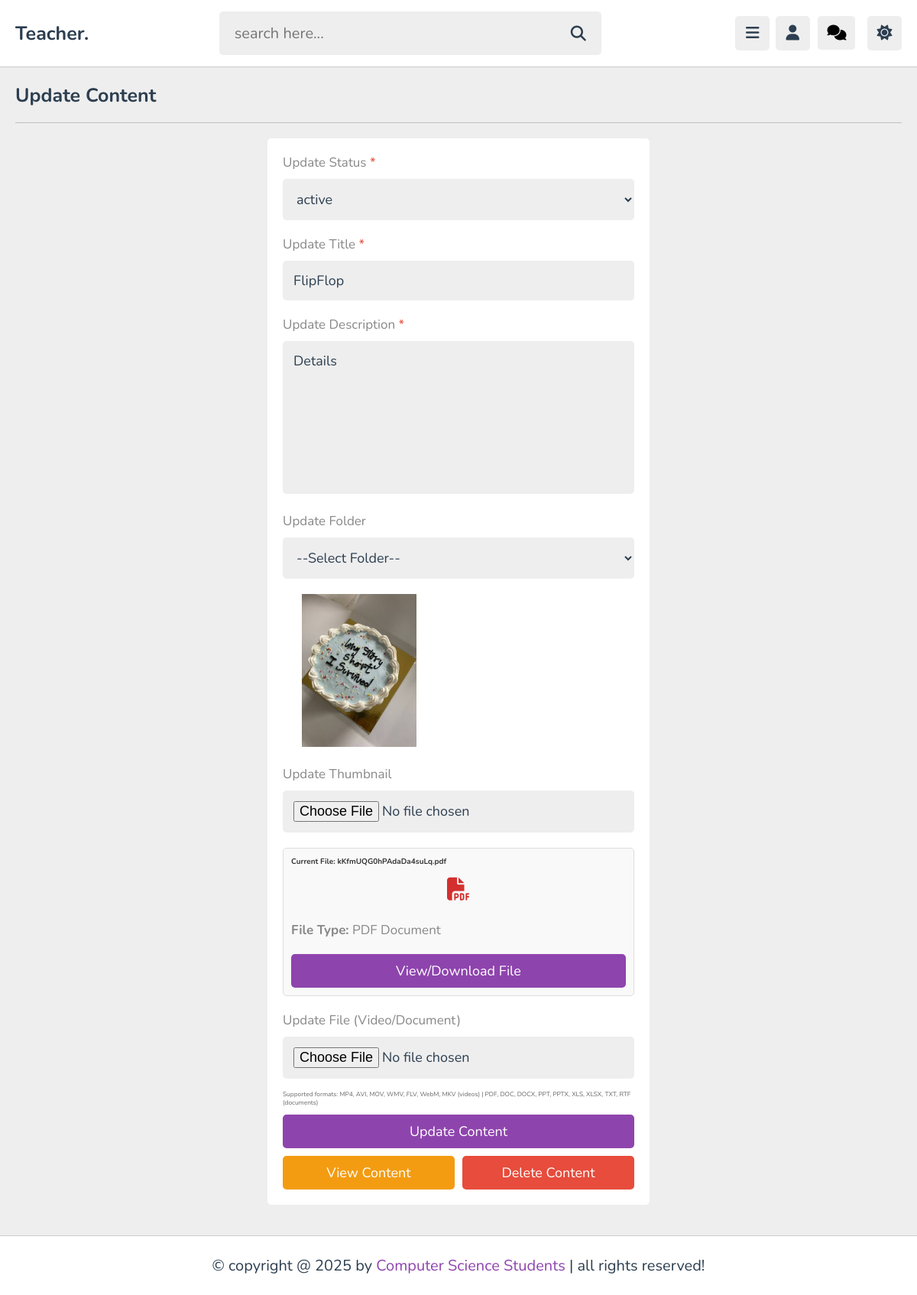
Page /admin/update_content.php?get_id=bN12zYx7E2eg11mNqR9W (signed in) on the committed database.
### tables this page shows
CREATE TABLE `content` (
  `id` varchar(20) NOT NULL,
  `tutor_id` varchar(20) NOT NULL,
  `playlist_id` varchar(20) NOT NULL,
  `title` varchar(100) NOT NULL,
  `description` varchar(1000) NOT NULL,
  `video` varchar(100) NOT NULL,
  `thumb` varchar(100) NOT NULL,
  `date` date NOT NULL,
  `status` varchar(20) NOT NULL DEFAULT 'deactive'
);

### admin/update_content.php (the view, shortened to what this page needs)
<?php
include '../components/connect.php';
if(isset($_COOKIE['tutor_id'])){
   $tutor_id = $_COOKIE['tutor_id'];
}else{
   $tutor_id = '';
   header('location:login.php');
}
if(isset($_GET['get_id'])){
   $get_id = $_GET['get_id'];
}else{
   $get_id = '';
   header('location:dashboard.php');
}
function getFileType($filename) {
    $ext = strtolower(pathinfo($filename, PATHINFO_EXTENSION));
    $video_exts = ['mp4', 'avi', 'mov', 'wmv', 'flv', 'webm', 'mkv'];
    $doc_exts = ['pdf', 'doc', 'docx', 'ppt', 'pptx', 'xls', 'xlsx', 'txt', 'rtf'];
    if (in_array($ext, $doc_exts)) return 'document';
    return 'other';
}
?>
<!DOCTYPE html>
<html lang="en">
<head>
   <link rel="stylesheet" href="https://cdnjs.cloudflare.com/ajax/libs/font-awesome/6.2.0/css/all.min.css">
   <link rel="stylesheet" href="../css/admin_style.css">
</head>
<body>
<?php include '../components/admin_header.php'; ?>
<section class="video-form">
   <h1 class="heading">Update Content</h1>
   <?php
      $select_content = $conn->prepare("SELECT * FROM `content` WHERE id = ? AND tutor_id = ?");
      $select_content->execute([$get_id, $tutor_id]);
      if($select_content->rowCount() > 0){
         while($fetch_content = $select_content->fetch(PDO::FETCH_ASSOC)){
            $content_id = $fetch_content['id'];
            $file_ext = pathinfo($fetch_content['video'], PATHINFO_EXTENSION);
   ?>
   <form action="" method="post" enctype="multipart/form-data">
      <p>Update Status <span>*</span></p>
      <select name="status" class="box" required>
         <option value="<?= $fetch_content['status']; ?>" selected><?= $fetch_content['status']; ?></option>
      </select>
      <p>Update Title <span>*</span></p>
      <input type="text" name="title" maxlength="100" required placeholder="Enter content title" class="box" value="<?= $fetch_content['title']; ?>">
      <p>Update Description <span>*</span></p>
      <textarea name="description" class="box" required placeholder="Write description" maxlength="1000" cols="30" rows="10"><?= $fetch_content['description']; ?></textarea>
      <p>Update Folder</p>
      <select name="playlist" class="box">
         <option value="<?= $fetch_content['playlist_id']; ?>" selected>--Select Folder--</option>
      </select>
      <?php if($fetch_content['thumb']): ?>
      <img src="../uploaded_files/<?= $fetch_content['thumb']; ?>" alt="Thumbnail" style="max-width: 200px; margin: 1rem 0;">
      <?php endif; ?>
      <p>Update Thumbnail</p>
      <input type="file" name="thumb" accept="image/*" class="box">
      <div class="file-preview">
         <h4>Current File: <?= $fetch_content['video']; ?></h4>
         <?php
         $current_file_type = getFileType($fetch_content['video']);
         if($current_file_type == 'video'):
         ?>
            <video src="../uploaded_files/<?= $fetch_content['video']; ?>" controls style="max-width: 100%; height: auto;"></video>
         <?php elseif($current_file_type == 'document'): ?>
            <div class="file-icon">
               <?php
               switch(strtolower($file_ext)){
                  case 'pdf':
                     echo '<i class="fas fa-file-pdf pdf-icon"></i>';
                     break;
               }
               ?>
            </div>
            <p><strong>File Type:</strong> <?= strtoupper($file_ext); ?> Document</p>
            <p><a href="../uploaded_files/<?= $fetch_content['video']; ?>" target="_blank" class="btn">View/Download File</a></p>
         <?php endif; ?>
      </div>
      <p>Update File (Video/Document)</p>
      <input type="file" name="main_file" accept="video/*,.pdf,.doc,.docx,.ppt,.pptx,.xls,.xlsx,.txt,.rtf" class="box">
      <small style="color: #666; display: block; margin-top: 0.5rem;">
         Supported formats: MP4, AVI, MOV, WMV, FLV, WebM, MKV (videos) | PDF, DOC, DOCX, PPT, PPTX, XLS, XLSX, TXT, RTF (documents)
      </small>
      <input type="submit" value="Update Content" name="update" class="btn">
      <div class="flex-btn">
         <a href="view_content.php?get_id=<?= $content_id; ?>" class="option-btn">View Content</a>
         <input type="submit" value="Delete Content" name="delete_content" class="delete-btn" onclick="return confirm('Are you sure you want to delete this content?');">
      </div>
   </form>
   <?php
         }
      }else{
         echo '<p class="empty">Content not found! <a href="add_content.php" class="btn" style="margin-top: 1.5rem;">Add Content</a></p>';
      }
   ?>
</section>
<?php include '../components/footer.php'; ?>
</body>
</html>

### css/admin_style.css (style rules this page uses)
:root { --main-color:#8e44ad; --red:#e74c3c; --oragen:#f39c12; --white:#fff; --black:#2c3e50; --light-color:#888; --light-bg:#eee; --border:.1rem solid rgba(0,0,0,.2); }
* { font-family: 'Nunito', sans-serif; margin: 0; padding: 0; box-sizing: border-box; outline: none; border: none; text-decoration: none; }
html { font-size: 62.5%; overflow-x: hidden; }
body { background-color: var(--light-bg); padding-left: 30rem; }
section { padding:2rem; max-width: 1200px; margin: 0 auto; }
.btn, .option-btn, .delete-btn, .inline-btn, .inline-option-btn, .inline-delete-btn { border-radius: .5rem; padding: 1rem 3rem; font-size: 1.8rem; color: #fff; margin-top: 1rem; text-transform: capitalize; cursor: pointer; text-align: center; }
.btn, .option-btn, .delete-btn { display: block; width: 100%; }
.btn, .inline-btn { background-color: var(--main-color); }
.option-btn, .inline-option-btn { background-color: var(--oragen); }
.delete-btn, .inline-delete-btn { background-color: var(--red); }
.flex-btn { display:flex; gap: 1rem; }
.heading { padding-bottom: 1.8rem; border-bottom: var(--border); font-size: 2.5rem; color: var(--black); text-transform: capitalize; margin-bottom: 2rem; }
.video-form form { max-width: 50rem; margin: 0 auto; background-color: var(--white); border-radius: .5rem; padding: 2rem; padding-top: 1rem; }
.video-form form p { padding-top: 1rem; font-size: 1.7rem; color: var(--light-color); }
.video-form form p span { color:var(--red); }
.video-form form .box { width: 100%; border-radius: .5rem; background-color: var(--light-bg); padding: 1.4rem; font-size: 1.8rem; color: var(--black); margin: 1rem 0; }
.video-form form textarea { height: 20rem; resize: none; }
.video-form form img { width: 100%; height: 20rem; border-radius: .5rem; object-fit: contain; margin: .5rem 0; }
@media (max-width:1200px) { body { padding-left: 0; } }

### admin/update_content.php (style rules this page uses)
.file-preview { margin: 1rem 0; padding: 1rem; border: 1px solid #ddd; border-radius: 0.5rem; background-color: #f9f9f9; }
.file-preview h4 { margin: 0 0 0.5rem 0; color: #333; }
.file-icon { font-size: 3rem; margin: 1rem 0; text-align: center; }
.pdf-icon { color: #d32f2f; }

### rows in the picture
content: status "active", title "FlipFlop", description "Details", thumb (picture), video "kKfmUQG0hPAdaDa4suLq.pdf", video "PDF"
